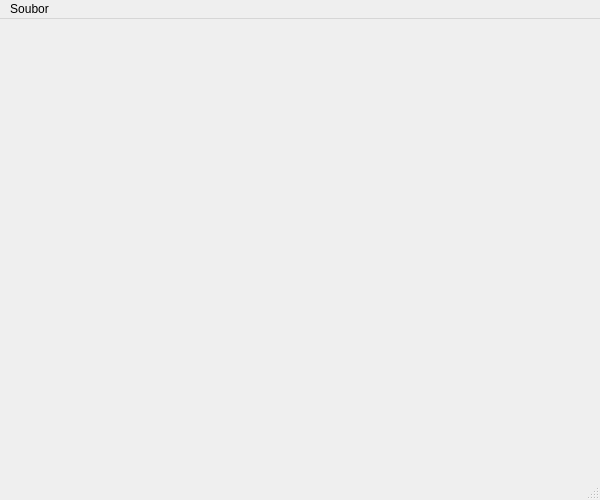
<?xml version="1.0" encoding="UTF-8"?>
<ui version="4.0">
 <class>MainWindow</class>
 <widget class="QMainWindow" name="MainWindow">
  <property name="geometry">
   <rect>
    <x>0</x>
    <y>0</y>
    <width>600</width>
    <height>500</height>
   </rect>
  </property>
  <property name="minimumSize">
   <size>
    <width>600</width>
    <height>500</height>
   </size>
  </property>
  <property name="windowTitle">
   <string>MHD Simulace</string>
  </property>
  <widget class="QWidget" name="centralWidget">
   <widget class="QWidget" name="gridLayoutWidget">
    <property name="geometry">
     <rect>
      <x>210</x>
      <y>90</y>
      <width>160</width>
      <height>80</height>
     </rect>
    </property>
    <layout class="QGridLayout" name="gridLayout"/>
   </widget>
  </widget>
  <widget class="QMenuBar" name="menuBar">
   <property name="enabled">
    <bool>true</bool>
   </property>
   <property name="geometry">
    <rect>
     <x>0</x>
     <y>0</y>
     <width>600</width>
     <height>22</height>
    </rect>
   </property>
   <widget class="QMenu" name="menuSoubor">
    <property name="title">
     <string>Soubor</string>
    </property>
    <addaction name="actionOpenSim"/>
    <addaction name="separator"/>
    <addaction name="actionClose"/>
   </widget>
   <addaction name="menuSoubor"/>
  </widget>
  <widget class="QStatusBar" name="statusBar">
   <property name="enabled">
    <bool>true</bool>
   </property>
  </widget>
  <action name="actionOpenSim">
   <property name="text">
    <string>Načíst simulaci...</string>
   </property>
  </action>
  <action name="actionClose">
   <property name="text">
    <string>Zavřít</string>
   </property>
  </action>
 </widget>
 <layoutdefault spacing="6" margin="11"/>
 <resources/>
 <connections/>
</ui>
